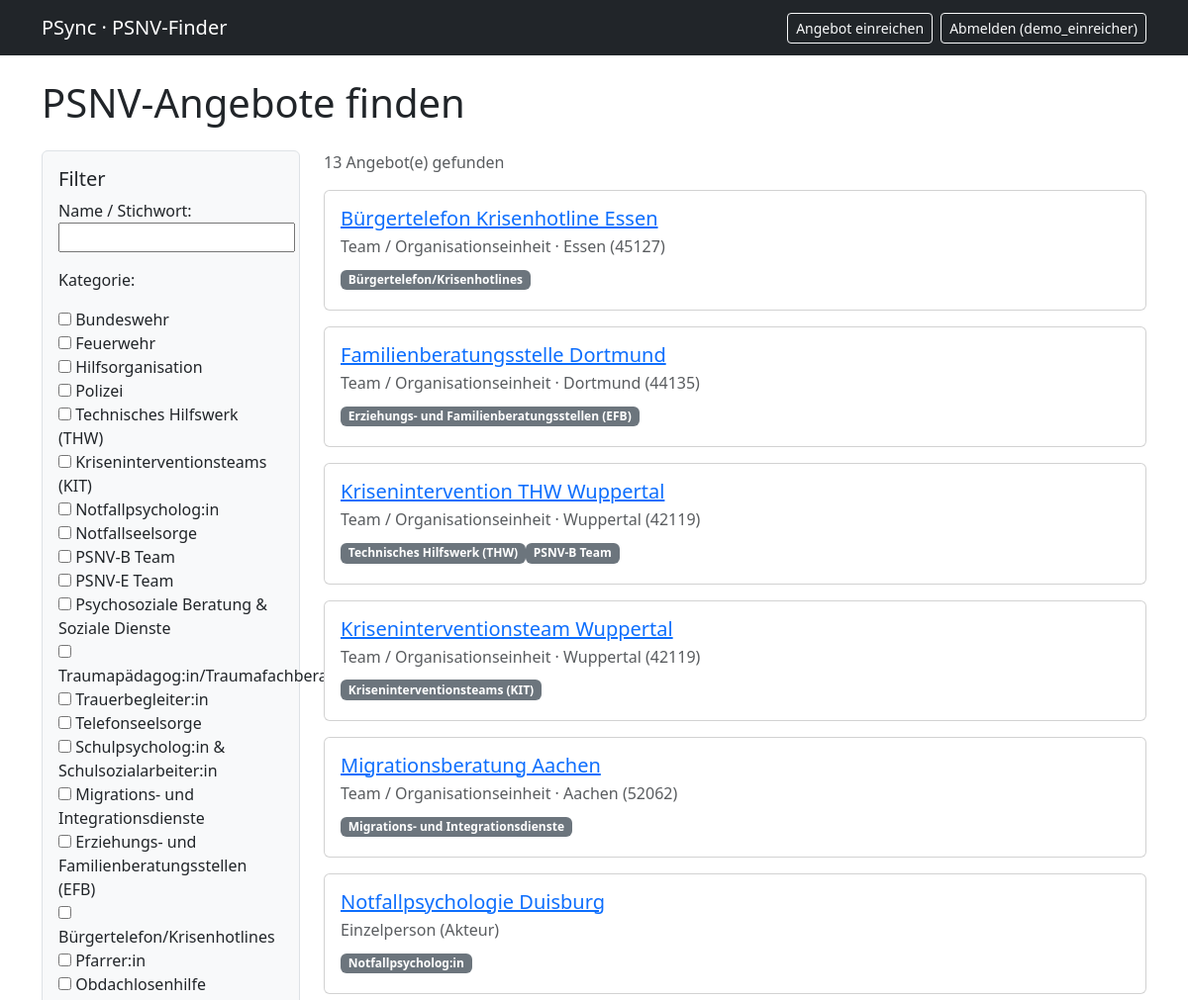
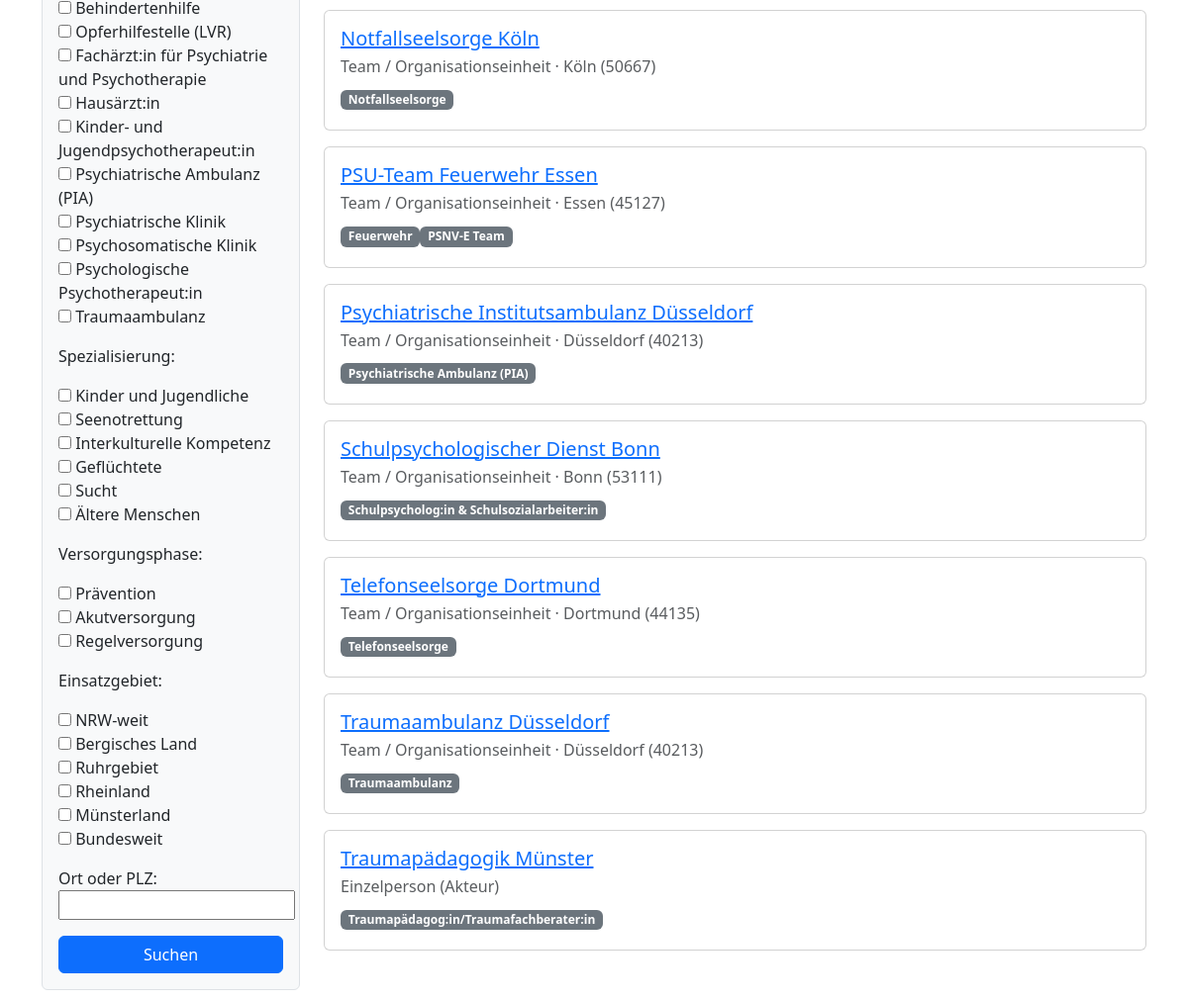
The app's page / (signed in) with its own data (2 pictures, top to bottom).
### psnv/models.py (models this page shows, shortened)
class Oberbegriff(models.Model):
    ober_id = models.AutoField(primary_key=True)
    name = models.CharField(max_length=255)
    description = models.TextField(blank=True)
    class Meta:
        db_table = "oberbegriff"
        verbose_name_plural = "Oberbegriffe"
    def __str__(self):
        return self.name

class Anbieter(models.Model):
    class Typ(models.TextChoices):
        AKTEUR = "akteur", "Einzelperson (Akteur)"
        TEAM = "team", "Team / Organisationseinheit"
    class Status(models.TextChoices):
        PENDING = "pending", "Ausstehend (wartet auf Freigabe)"
        APPROVED = "approved", "Freigegeben"
        REJECTED = "rejected", "Abgelehnt"
    anbieter_id = models.AutoField(primary_key=True)
    typ = models.CharField(max_length=10, choices=Typ.choices)
    name = models.CharField(max_length=255)
    email = models.EmailField(blank=True)
    phone_main = models.CharField("Telefon 1", max_length=50, blank=True)
    phone_secondary = models.CharField("Telefon 2", max_length=50, blank=True)
    website = models.URLField(blank=True)
    verified = models.BooleanField(default=False)
    status = models.CharField(max_length=50, choices=Status.choices, default=Status.PENDING)
    created_at = models.DateTimeField(auto_now_add=True)
    updated_at = models.DateTimeField(auto_now=True)
    eingereicht_von = models.ForeignKey(
        settings.AUTH_USER_MODEL, null=True, blank=True,
        on_delete=models.SET_NULL, related_name="eingereichte_anbieter",
    )
    sprachen = models.ManyToManyField("Sprache", through="AnbieterSprache", blank=True, related_name="anbieter")
    stellen = models.ManyToManyField("Stelle", through="AnbieterStelle", blank=True, related_name="anbieter")
    versorgungsphasen = models.ManyToManyField("Versorgungsphase", through="AnbieterPhase", blank=True, related_name="anbieter")
    spezialisierungen = models.ManyToManyField("Spezialisierung", through="AnbieterSpezialisierung", blank=True, related_name="anbieter")
    operative_psnv = models.ManyToManyField("OperativePSNV", through="AnbieterOperative", blank=True, related_name="anbieter")
    angebote = models.ManyToManyField("PSNVAngebot", through="AnbieterAngebot", blank=True, related_name="anbieter")
    einsatzgebiete = models.ManyToManyField("Einsatzgebiet", through="AnbieterEinsatzgebiet", blank=True, related_name="anbieter")
    qualifikationen = models.ManyToManyField("Qualifikation", through="AnbieterQualifikation", blank=True, related_name="anbieter")
    oberbegriffe = models.ManyToManyField("Oberbegriff", through="AnbieterOberbegriff", blank=True, related_name="anbieter")
    class Meta:
        db_table = "anbieter"
        indexes = [models.Index(fields=["name"])]
        verbose_name = "Anbieter"
        verbose_name_plural = "Anbieter"

class Team(Anbieter):
    standort = models.ForeignKey("Standort", on_delete=models.PROTECT, related_name="teams")
    class Meta:
        db_table = "team"
        verbose_name = "Team"
        verbose_name_plural = "Teams"

class Standort(models.Model):
    class LocationType(models.TextChoices):
        STATIONAER = "stationaer", "Stationär / standortgebunden"
        REGIONAL = "regional", "Regional"
        BUNDESWEIT = "bundesweit", "Bundesweit"
        ANDERE = "andere", "Andere"
    standort_id = models.AutoField(primary_key=True)
    street = models.CharField("Straße", max_length=255, blank=True)
    house_number = models.CharField("Hausnummer", max_length=20, blank=True)
    zip_code = models.CharField("PLZ", max_length=10, blank=True)
    city = models.CharField("Ort", max_length=255, blank=True)
    region = models.CharField(max_length=255, blank=True)
    state = models.CharField("Bundesland", max_length=255, blank=True)
    country = models.CharField(max_length=100, default="Germany")
    latitude = models.FloatField(null=True, blank=True)
    longitude = models.FloatField(null=True, blank=True)
    location_type = models.CharField(max_length=20, choices=LocationType.choices, blank=True)
    created_at = models.DateTimeField(auto_now_add=True)
    updated_at = models.DateTimeField(auto_now=True)
    organisationen = models.ManyToManyField("Organisation", through="OrganisationStandort", blank=True, related_name="standorte")
    class Meta:
        db_table = "standort"
        indexes = [models.Index(fields=["region", "state", "latitude", "longitude"])]
        verbose_name = "Standort"
        verbose_name_plural = "Standorte"

### psnv/views.py (the view)
# urls.py: path("", views.SucheView.as_view(), name="suche"),
class SucheView(FilterView):
    model = Anbieter
    filterset_class = AnbieterFilter
    template_name = "psnv/suche.html"
    context_object_name = "anbieter_liste"
    paginate_by = 20
    def get_queryset(self):
        return (
            Anbieter.objects.filter(status=Anbieter.Status.APPROVED, verified=True)
            .select_related("team__standort")
            .prefetch_related("oberbegriffe", "spezialisierungen", "versorgungsphasen")
            .order_by("name")
        )

### psnv/models.py (called while the page is built)
    def __str__(self):
        return self.name

    def __str__(self):
        return self.name

    def __str__(self):
        return self.name

### psnv/templates/psnv/suche.html (shortened to what this page needs)
{% extends "base.html" %}
{% block content %}
<h1 class="mb-4">PSNV-Angebote finden</h1>
<div class="row">
  <div class="col-md-3">
    <form method="get" class="border rounded p-3 bg-light">
      <h5>Filter</h5>
      {{ filter.form.as_p }}
      <button type="submit" class="btn btn-primary w-100">Suchen</button>
    </form>
  </div>
  <div class="col-md-9">
    <p class="text-muted">{{ paginator.count }} Angebot(e) gefunden</p>
    {% for anbieter in anbieter_liste %}
      <div class="card mb-3">
        <div class="card-body">
          <h5 class="card-title">
            <a href="{% url 'psnv:anbieter_detail' anbieter.pk %}">{{ anbieter.name }}</a>
          </h5>
          <p class="card-subtitle text-muted mb-2">
            {{ anbieter.get_typ_display }}
            {% if anbieter.team.standort %} · {{ anbieter.team.standort.city }} ({{ anbieter.team.standort.zip_code }}){% endif %}
          </p>
          <p class="mb-1">
            {% for o in anbieter.oberbegriffe.all %}<span class="badge bg-secondary">{{ o.name }}</span>{% endfor %}
          </p>
        </div>
      </div>
    {% empty %}
      <p>Keine Angebote gefunden. Filter anpassen?</p>
    {% endfor %}
  </div>
</div>
{% endblock %}

### templates/base.html (shortened to what this page needs)
{% load static %}
<!DOCTYPE html>
<html lang="de">
<head>
  <link href="https://cdn.jsdelivr.net/npm/bootstrap@5.3.3/dist/css/bootstrap.min.css" rel="stylesheet">
</head>
<body>
  <nav class="navbar navbar-expand-lg navbar-dark bg-dark mb-4">
    <div class="container">
      <a class="navbar-brand" href="{% url 'psnv:suche' %}">PSync · PSNV-Finder</a>
      <div class="d-flex gap-2">
        {% if user.is_authenticated %}
          <a class="btn btn-outline-light btn-sm" href="{% url 'psnv:einreichen' %}">Angebot einreichen</a>
          <form method="post" action="{% url 'logout' %}" class="d-inline">
            <button class="btn btn-outline-light btn-sm" type="submit">Abmelden ({{ user.username }})</button>
          </form>
        {% else %}
          <a class="btn btn-outline-light btn-sm" href="{% url 'login' %}">Anmelden</a>
          <a class="btn btn-light btn-sm" href="{% url 'signup' %}">Registrieren</a>
        {% endif %}
      </div>
    </div>
  </nav>
  <div class="container pb-5">
    {% block content %}{% endblock %}
  </div>
</body>
</html>

### records on screen
Anbieter: name "Bürgertelefon Krisenhotline Essen", typ "Team / Organisationseinheit", team.standort.city "Essen", team.standort.zip_code "45127"
Oberbegriff: name "Bürgertelefon/Krisenhotlines"
Anbieter: name "Familienberatungsstelle Dortmund", typ "Team / Organisationseinheit", team.standort.city "Dortmund", team.standort.zip_code "44135"
Oberbegriff: name "Erziehungs- und Familienberatungsstellen (EFB)"
Anbieter: name "Krisenintervention THW Wuppertal", typ "Team / Organisationseinheit", team.standort.city "Wuppertal", team.standort.zip_code "42119"
Oberbegriff: name "Technisches Hilfswerk (THW)"
Oberbegriff: name "PSNV-B Team"
Anbieter: name "Kriseninterventionsteam Wuppertal", typ "Team / Organisationseinheit", team.standort.city "Wuppertal", team.standort.zip_code "42119"
Oberbegriff: name "Kriseninterventionsteams (KIT)"
Anbieter: name "Migrationsberatung Aachen", typ "Team / Organisationseinheit", team.standort.city "Aachen", team.standort.zip_code "52062"
Oberbegriff: name "Migrations- und Integrationsdienste"
Anbieter: name "Notfallpsychologie Duisburg", typ "Einzelperson (Akteur)"
Oberbegriff: name "Notfallpsycholog:in"
Anbieter: name "Notfallseelsorge Köln", typ "Team / Organisationseinheit", team.standort.city "Köln", team.standort.zip_code "50667"
Oberbegriff: name "Notfallseelsorge"
Anbieter: name "PSU-Team Feuerwehr Essen", typ "Team / Organisationseinheit", team.standort.city "Essen", team.standort.zip_code "45127"
Oberbegriff: name "Feuerwehr"
Oberbegriff: name "PSNV-E Team"
Anbieter: name "Psychiatrische Institutsambulanz Düsseldorf", typ "Team / Organisationseinheit", team.standort.city "Düsseldorf", team.standort.zip_code "40213"
Oberbegriff: name "Psychiatrische Ambulanz (PIA)"
Anbieter: name "Schulpsychologischer Dienst Bonn", typ "Team / Organisationseinheit", team.standort.city "Bonn", team.standort.zip_code "53111"
Oberbegriff: name "Schulpsycholog:in & Schulsozialarbeiter:in"
Anbieter: name "Telefonseelsorge Dortmund", typ "Team / Organisationseinheit", team.standort.city "Dortmund", team.standort.zip_code "44135"
Oberbegriff: name "Telefonseelsorge"
Anbieter: name "Traumaambulanz Düsseldorf", typ "Team / Organisationseinheit", team.standort.city "Düsseldorf", team.standort.zip_code "40213"
Oberbegriff: name "Traumaambulanz"
Anbieter: name "Traumapädagogik Münster", typ "Einzelperson (Akteur)"
Oberbegriff: name "Traumapädagog:in/Traumafachberater:in"

### other values on screen
{{ user.username }} "demo_einreicher"
{{ paginator.count }} "13"
